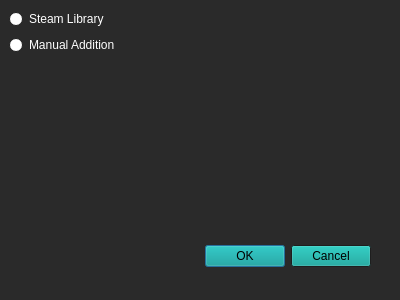
<?xml version="1.0" encoding="UTF-8"?>
<ui version="4.0">
 <class>ImportWindow</class>
 <widget class="QDialog" name="ImportWindow">
  <property name="geometry">
   <rect>
    <x>0</x>
    <y>0</y>
    <width>400</width>
    <height>300</height>
   </rect>
  </property>
  <property name="palette">
   <palette>
    <active>
     <colorrole role="WindowText">
      <brush brushstyle="SolidPattern">
       <color alpha="255">
        <red>255</red>
        <green>255</green>
        <blue>255</blue>
       </color>
      </brush>
     </colorrole>
     <colorrole role="Button">
      <brush brushstyle="SolidPattern">
       <color alpha="255">
        <red>0</red>
        <green>156</green>
        <blue>148</blue>
       </color>
      </brush>
     </colorrole>
     <colorrole role="Light">
      <brush brushstyle="SolidPattern">
       <color alpha="255">
        <red>42</red>
        <green>42</green>
        <blue>42</blue>
       </color>
      </brush>
     </colorrole>
     <colorrole role="Midlight">
      <brush brushstyle="SolidPattern">
       <color alpha="255">
        <red>75</red>
        <green>75</green>
        <blue>75</blue>
       </color>
      </brush>
     </colorrole>
     <colorrole role="Dark">
      <brush brushstyle="SolidPattern">
       <color alpha="255">
        <red>75</red>
        <green>75</green>
        <blue>75</blue>
       </color>
      </brush>
     </colorrole>
     <colorrole role="Mid">
      <brush brushstyle="SolidPattern">
       <color alpha="255">
        <red>75</red>
        <green>75</green>
        <blue>75</blue>
       </color>
      </brush>
     </colorrole>
     <colorrole role="Window">
      <brush brushstyle="SolidPattern">
       <color alpha="255">
        <red>42</red>
        <green>42</green>
        <blue>42</blue>
       </color>
      </brush>
     </colorrole>
     <colorrole role="Shadow">
      <brush brushstyle="SolidPattern">
       <color alpha="255">
        <red>75</red>
        <green>75</green>
        <blue>75</blue>
       </color>
      </brush>
     </colorrole>
    </active>
    <inactive>
     <colorrole role="WindowText">
      <brush brushstyle="SolidPattern">
       <color alpha="255">
        <red>255</red>
        <green>255</green>
        <blue>255</blue>
       </color>
      </brush>
     </colorrole>
     <colorrole role="Button">
      <brush brushstyle="SolidPattern">
       <color alpha="255">
        <red>0</red>
        <green>156</green>
        <blue>148</blue>
       </color>
      </brush>
     </colorrole>
     <colorrole role="Light">
      <brush brushstyle="SolidPattern">
       <color alpha="255">
        <red>42</red>
        <green>42</green>
        <blue>42</blue>
       </color>
      </brush>
     </colorrole>
     <colorrole role="Midlight">
      <brush brushstyle="SolidPattern">
       <color alpha="255">
        <red>75</red>
        <green>75</green>
        <blue>75</blue>
       </color>
      </brush>
     </colorrole>
     <colorrole role="Dark">
      <brush brushstyle="SolidPattern">
       <color alpha="255">
        <red>75</red>
        <green>75</green>
        <blue>75</blue>
       </color>
      </brush>
     </colorrole>
     <colorrole role="Mid">
      <brush brushstyle="SolidPattern">
       <color alpha="255">
        <red>75</red>
        <green>75</green>
        <blue>75</blue>
       </color>
      </brush>
     </colorrole>
     <colorrole role="Window">
      <brush brushstyle="SolidPattern">
       <color alpha="255">
        <red>42</red>
        <green>42</green>
        <blue>42</blue>
       </color>
      </brush>
     </colorrole>
     <colorrole role="Shadow">
      <brush brushstyle="SolidPattern">
       <color alpha="255">
        <red>75</red>
        <green>75</green>
        <blue>75</blue>
       </color>
      </brush>
     </colorrole>
    </inactive>
    <disabled>
     <colorrole role="WindowText">
      <brush brushstyle="SolidPattern">
       <color alpha="255">
        <red>75</red>
        <green>75</green>
        <blue>75</blue>
       </color>
      </brush>
     </colorrole>
     <colorrole role="Button">
      <brush brushstyle="SolidPattern">
       <color alpha="255">
        <red>0</red>
        <green>156</green>
        <blue>148</blue>
       </color>
      </brush>
     </colorrole>
     <colorrole role="Light">
      <brush brushstyle="SolidPattern">
       <color alpha="255">
        <red>42</red>
        <green>42</green>
        <blue>42</blue>
       </color>
      </brush>
     </colorrole>
     <colorrole role="Midlight">
      <brush brushstyle="SolidPattern">
       <color alpha="255">
        <red>75</red>
        <green>75</green>
        <blue>75</blue>
       </color>
      </brush>
     </colorrole>
     <colorrole role="Dark">
      <brush brushstyle="SolidPattern">
       <color alpha="255">
        <red>75</red>
        <green>75</green>
        <blue>75</blue>
       </color>
      </brush>
     </colorrole>
     <colorrole role="Mid">
      <brush brushstyle="SolidPattern">
       <color alpha="255">
        <red>75</red>
        <green>75</green>
        <blue>75</blue>
       </color>
      </brush>
     </colorrole>
     <colorrole role="Text">
      <brush brushstyle="SolidPattern">
       <color alpha="255">
        <red>75</red>
        <green>75</green>
        <blue>75</blue>
       </color>
      </brush>
     </colorrole>
     <colorrole role="ButtonText">
      <brush brushstyle="SolidPattern">
       <color alpha="255">
        <red>75</red>
        <green>75</green>
        <blue>75</blue>
       </color>
      </brush>
     </colorrole>
     <colorrole role="Base">
      <brush brushstyle="SolidPattern">
       <color alpha="255">
        <red>42</red>
        <green>42</green>
        <blue>42</blue>
       </color>
      </brush>
     </colorrole>
     <colorrole role="Window">
      <brush brushstyle="SolidPattern">
       <color alpha="255">
        <red>42</red>
        <green>42</green>
        <blue>42</blue>
       </color>
      </brush>
     </colorrole>
     <colorrole role="Shadow">
      <brush brushstyle="SolidPattern">
       <color alpha="255">
        <red>75</red>
        <green>75</green>
        <blue>75</blue>
       </color>
      </brush>
     </colorrole>
    </disabled>
   </palette>
  </property>
  <property name="windowTitle">
   <string>Dialog</string>
  </property>
  <widget class="QDialogButtonBox" name="buttonBox">
   <property name="geometry">
    <rect>
     <x>30</x>
     <y>240</y>
     <width>341</width>
     <height>32</height>
    </rect>
   </property>
   <property name="orientation">
    <enum>Qt::Orientation::Horizontal</enum>
   </property>
   <property name="standardButtons">
    <set>QDialogButtonBox::StandardButton::Cancel|QDialogButtonBox::StandardButton::Ok</set>
   </property>
  </widget>
  <widget class="QWidget" name="verticalLayoutWidget">
   <property name="geometry">
    <rect>
     <x>9</x>
     <y>9</y>
     <width>381</width>
     <height>221</height>
    </rect>
   </property>
   <layout class="QVBoxLayout" name="verticalLayout">
    <item alignment="Qt::AlignmentFlag::AlignTop">
     <widget class="QRadioButton" name="steamImportButton">
      <property name="text">
       <string>Steam Library</string>
      </property>
     </widget>
    </item>
    <item alignment="Qt::AlignmentFlag::AlignTop">
     <widget class="QRadioButton" name="manualImportButton">
      <property name="text">
       <string>Manual Addition</string>
      </property>
     </widget>
    </item>
    <item>
     <spacer name="verticalSpacer">
      <property name="orientation">
       <enum>Qt::Orientation::Vertical</enum>
      </property>
      <property name="sizeHint" stdset="0">
       <size>
        <width>20</width>
        <height>40</height>
       </size>
      </property>
     </spacer>
    </item>
   </layout>
  </widget>
 </widget>
 <resources/>
 <connections>
  <connection>
   <sender>buttonBox</sender>
   <signal>accepted()</signal>
   <receiver>ImportWindow</receiver>
   <slot>accept()</slot>
   <hints>
    <hint type="sourcelabel">
     <x>248</x>
     <y>254</y>
    </hint>
    <hint type="destinationlabel">
     <x>157</x>
     <y>274</y>
    </hint>
   </hints>
  </connection>
  <connection>
   <sender>buttonBox</sender>
   <signal>rejected()</signal>
   <receiver>ImportWindow</receiver>
   <slot>reject()</slot>
   <hints>
    <hint type="sourcelabel">
     <x>316</x>
     <y>260</y>
    </hint>
    <hint type="destinationlabel">
     <x>286</x>
     <y>274</y>
    </hint>
   </hints>
  </connection>
 </connections>
</ui>
